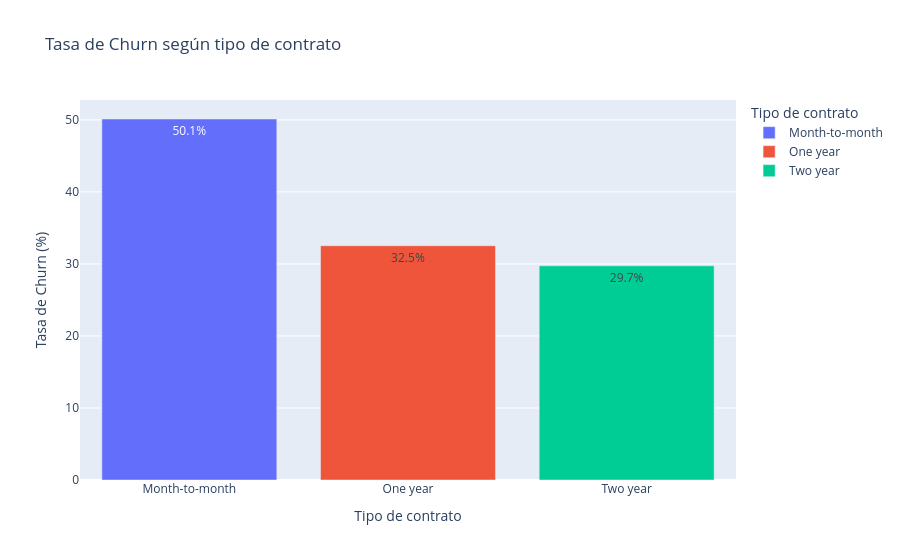
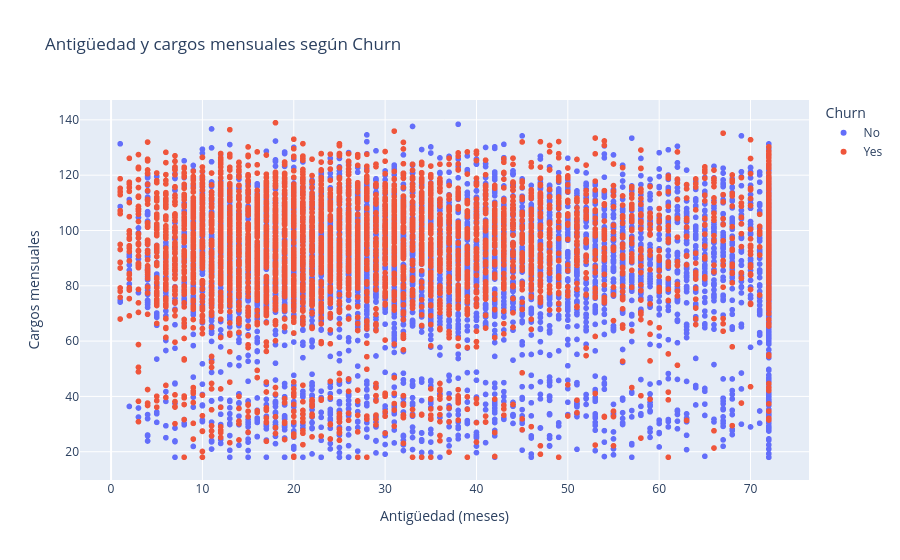
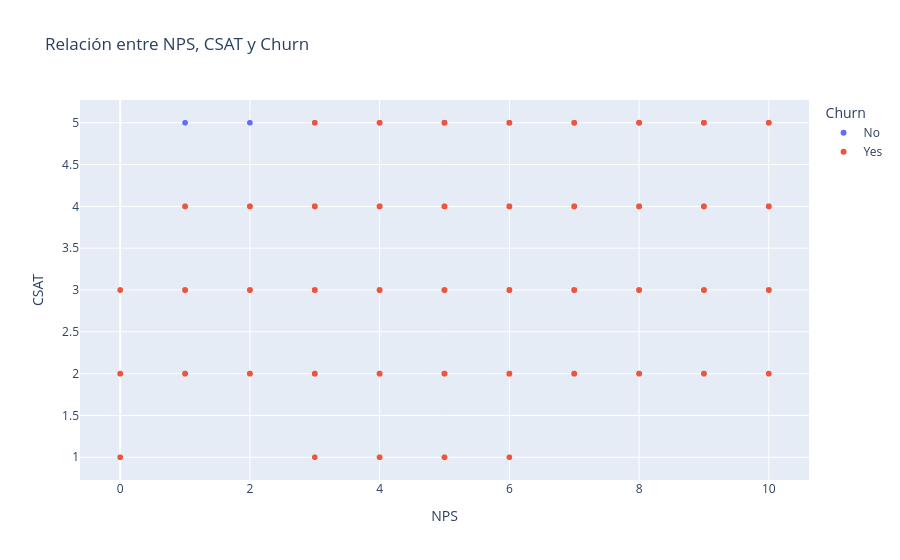

Notebook source saved alongside these figures, in order:
### Markdown cell above
## 10. Visualizaciones interactivas con Plotly

Se construyen gráficos interactivos para facilitar la exploración
de los resultados y la comparación de grupos.

### Code cell
# Tasa de Churn por contrato
fig = px.bar(
    churn_contrato,
    x="Contract",
    y="Tasa_Churn",
    color="Contract",
    text="Tasa_Churn",
    hover_data=["Clientes", "Clientes_con_fuga"],
    title="Tasa de Churn según tipo de contrato",
    labels={
        "Contract": "Tipo de contrato",
        "Tasa_Churn": "Tasa de Churn (%)"
    }
)

fig.update_traces(texttemplate="%{text:.1f}%")
fig.show()

# %%
# Relación entre antigüedad, cargos y fuga
fig = px.scatter(
    df_eda,
    x="TenureMonths",
    y="MonthlyCharges",
    color="Churn",
    hover_data=[
        "CustomerID",
        "Contract",
        "NPS",
        "CSAT"
    ],
    title="Antigüedad y cargos mensuales según Churn",
    labels={
        "TenureMonths": "Antigüedad (meses)",
        "MonthlyCharges": "Cargos mensuales"
    }
)

fig.show()

# %%
# Relación entre NPS y CSAT
fig = px.scatter(
    df_eda,
    x="NPS",
    y="CSAT",
    color="Churn",
    hover_data=["Contract", "TenureMonths"],
    title="Relación entre NPS, CSAT y Churn"
)

fig.show()

### Figure 1 — Plotly figure (JSON) as saved in the notebook; plotly's stock layout.template omitted (floating-point values rounded to 4 significant figures)
{"data": [{"customdata": [[5526, 2770]], "hovertemplate": "Tipo de contrato=%{x}<br>Tasa de Churn (%)=%{text}<br>Clientes=%{customdata[0]}<br>Clientes_con_fuga=%{customdata[1]}<extra></extra>", "legendgroup": "Month-to-month", "marker": {"color": "#636efa", "pattern": {"shape": ""}}, "name": "Month-to-month", "orientation": "v", "showlegend": true, "text": [50.13], "textposition": "auto", "texttemplate": "%{text:.1f}%", "type": "bar", "x": ["Month-to-month"], "xaxis": "x", "y": [50.13], "yaxis": "y"}, {"customdata": [[2453, 798]], "hovertemplate": "Tipo de contrato=%{x}<br>Tasa de Churn (%)=%{text}<br>Clientes=%{customdata[0]}<br>Clientes_con_fuga=%{customdata[1]}<extra></extra>", "legendgroup": "One year", "marker": {"color": "#EF553B", "pattern": {"shape": ""}}, "name": "One year", "orientation": "v", "showlegend": true, "text": [32.53], "textposition": "auto", "texttemplate": "%{text:.1f}%", "type": "bar", "x": ["One year"], "xaxis": "x", "y": [32.53], "yaxis": "y"}, {"customdata": [[2021, 601]], "hovertemplate": "Tipo de contrato=%{x}<br>Tasa de Churn (%)=%{text}<br>Clientes=%{customdata[0]}<br>Clientes_con_fuga=%{customdata[1]}<extra></extra>", "legendgroup": "Two year", "marker": {"color": "#00cc96", "pattern": {"shape": ""}}, "name": "Two year", "orientation": "v", "showlegend": true, "text": [29.74], "textposition": "auto", "texttemplate": "%{text:.1f}%", "type": "bar", "x": ["Two year"], "xaxis": "x", "y": [29.74], "yaxis": "y"}], "layout": {"barmode": "relative", "legend": {"title": {"text": "Tipo de contrato"}, "tracegroupgap": 0}, "title": {"text": "Tasa de Churn según tipo de contrato"}, "xaxis": {"anchor": "y", "categoryarray": ["Month-to-month", "One year", "Two year"], "categoryorder": "array", "domain": [0.0, 1.0], "title": {"text": "Tipo de contrato"}}, "yaxis": {"anchor": "x", "domain": [0.0, 1.0], "title": {"text": "Tasa de Churn (%)"}}}}

### Figure 2 — Plotly figure (JSON) as saved in the notebook; plotly's stock layout.template omitted (floating-point values rounded to 4 significant figures; data arrays with more than 128 entries replaced by an {"elided": "..."} marker saying what was removed)
{"data": [{"customdata": {"elided": "5831x4 mixed values"}, "hovertemplate": "Churn=No<br>Antigüedad (meses)=%{x}<br>Cargos mensuales=%{y}<br>CustomerID=%{customdata[0]}<br>Contract=%{customdata[1]}<br>NPS=%{customdata[2]}<br>CSAT=%{customdata[3]}<extra></extra>", "legendgroup": "No", "marker": {"color": "#636efa", "symbol": "circle"}, "mode": "markers", "name": "No", "showlegend": true, "type": "scattergl", "x": {"elided": "5831 int values"}, "xaxis": "x", "y": {"elided": "5831 float values"}, "yaxis": "y"}, {"customdata": {"elided": "4169x4 mixed values"}, "hovertemplate": "Churn=Yes<br>Antigüedad (meses)=%{x}<br>Cargos mensuales=%{y}<br>CustomerID=%{customdata[0]}<br>Contract=%{customdata[1]}<br>NPS=%{customdata[2]}<br>CSAT=%{customdata[3]}<extra></extra>", "legendgroup": "Yes", "marker": {"color": "#EF553B", "symbol": "circle"}, "mode": "markers", "name": "Yes", "showlegend": true, "type": "scattergl", "x": {"elided": "4169 int values"}, "xaxis": "x", "y": {"elided": "4169 float values"}, "yaxis": "y"}], "layout": {"legend": {"title": {"text": "Churn"}, "tracegroupgap": 0}, "title": {"text": "Antigüedad y cargos mensuales según Churn"}, "xaxis": {"anchor": "y", "domain": [0.0, 1.0], "title": {"text": "Antigüedad (meses)"}}, "yaxis": {"anchor": "x", "domain": [0.0, 1.0], "title": {"text": "Cargos mensuales"}}}}

### Figure 3 — Plotly figure (JSON) as saved in the notebook; plotly's stock layout.template omitted (floating-point values rounded to 4 significant figures; data arrays with more than 128 entries replaced by an {"elided": "..."} marker saying what was removed)
{"data": [{"customdata": {"elided": "5831x2 mixed values"}, "hovertemplate": "Churn=No<br>NPS=%{x}<br>CSAT=%{y}<br>Contract=%{customdata[0]}<br>TenureMonths=%{customdata[1]}<extra></extra>", "legendgroup": "No", "marker": {"color": "#636efa", "symbol": "circle"}, "mode": "markers", "name": "No", "showlegend": true, "type": "scattergl", "x": {"elided": "5831 float values"}, "xaxis": "x", "y": {"elided": "5831 float values"}, "yaxis": "y"}, {"customdata": {"elided": "4169x2 mixed values"}, "hovertemplate": "Churn=Yes<br>NPS=%{x}<br>CSAT=%{y}<br>Contract=%{customdata[0]}<br>TenureMonths=%{customdata[1]}<extra></extra>", "legendgroup": "Yes", "marker": {"color": "#EF553B", "symbol": "circle"}, "mode": "markers", "name": "Yes", "showlegend": true, "type": "scattergl", "x": {"elided": "4169 float values"}, "xaxis": "x", "y": {"elided": "4169 float values"}, "yaxis": "y"}], "layout": {"legend": {"title": {"text": "Churn"}, "tracegroupgap": 0}, "title": {"text": "Relación entre NPS, CSAT y Churn"}, "xaxis": {"anchor": "y", "domain": [0.0, 1.0], "title": {"text": "NPS"}}, "yaxis": {"anchor": "x", "domain": [0.0, 1.0], "title": {"text": "CSAT"}}}}
